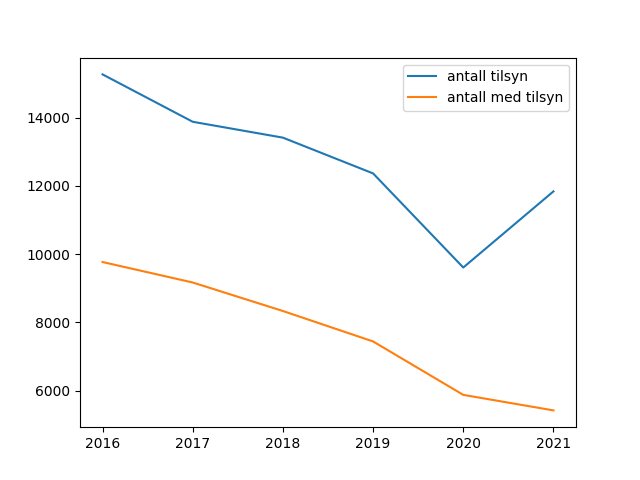

Recreate this plot in Python.
import csv
import matplotlib.pyplot as plt

tabell = []
with open("lab11\Statistikk_Tilsyn_ar.csv", "rt", encoding='iso-8859-1') as f:
    reader = csv.reader(f, delimiter=',')
    for row in reader:
        tabell.append(row)

tabell.remove(tabell[0])
aar = []
antall_tilsyn = []
antall_med_tilsyn = []
for row in tabell:
    aar.append(int(row[0]))
    antall_tilsyn.append(int(row[1]))
    antall_med_tilsyn.append(int(row[2]))

# plotting the points 
plt.plot(aar, antall_tilsyn, label = 'antall tilsyn')
plt.plot(aar, antall_med_tilsyn, label = 'antall med tilsyn')
  
# function to show the plot
plt.legend(loc='best')
plt.show()
